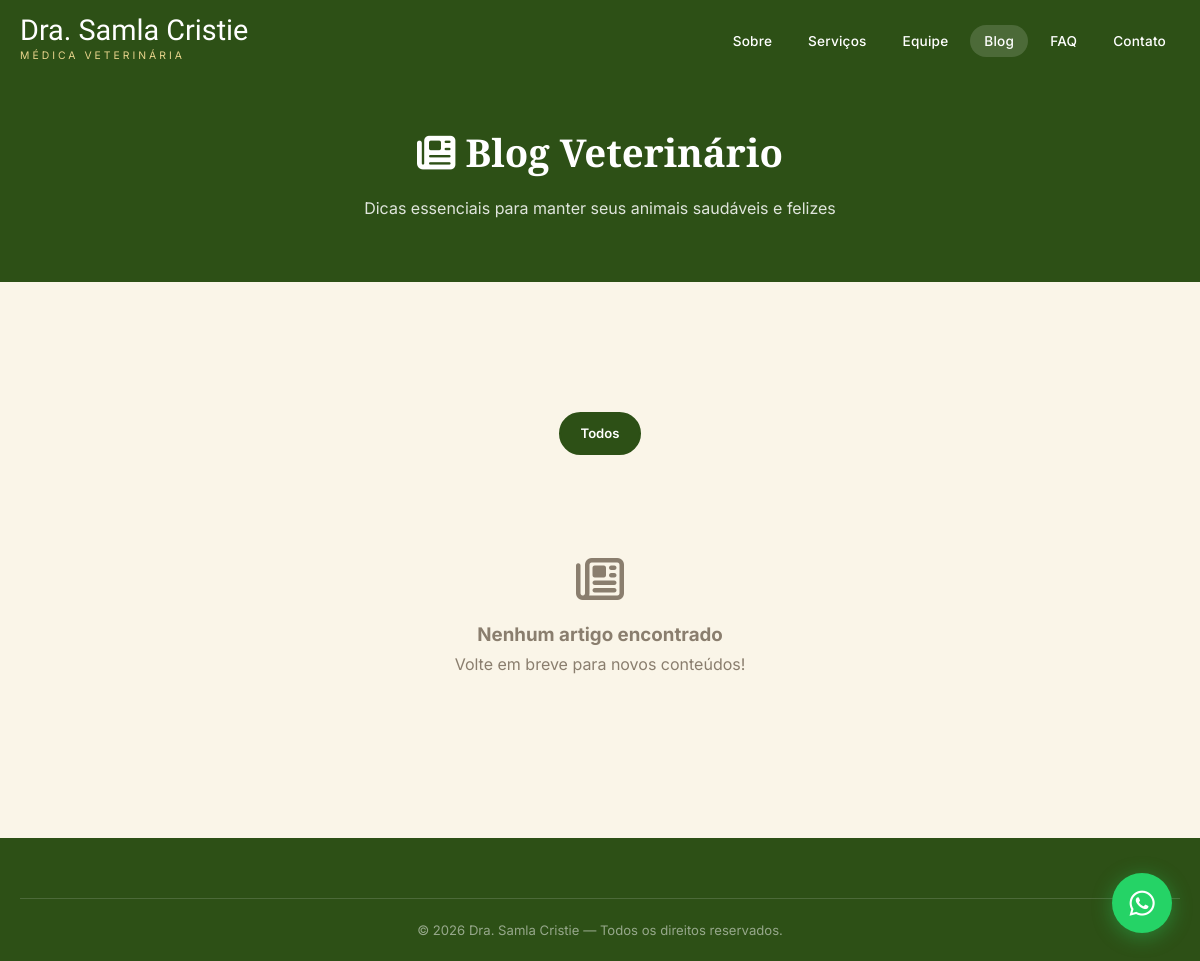
The page /blog.php on the database as committed earlier.
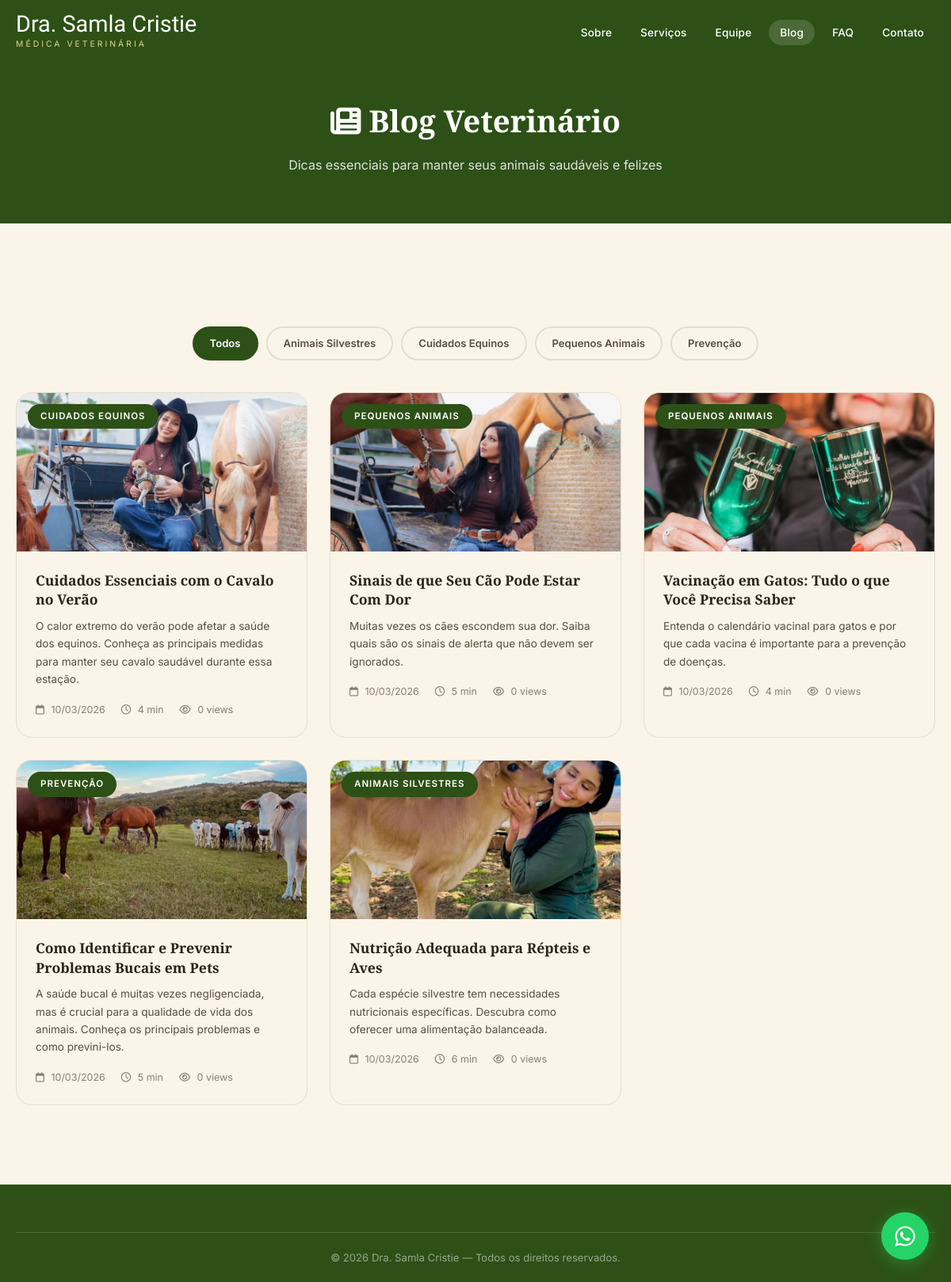
The same page on the database as committed later.
### tables this page shows
CREATE TABLE IF NOT EXISTS `articles` (
    `id` INT AUTO_INCREMENT PRIMARY KEY,
    `title` VARCHAR(300) NOT NULL,
    `slug` VARCHAR(300) NOT NULL UNIQUE,
    `excerpt` TEXT,
    `content` LONGTEXT,
    `image` VARCHAR(255),
    `category` VARCHAR(100),
    `author` VARCHAR(200) DEFAULT 'Dra. Samla Cristie',
    `read_time` VARCHAR(20) DEFAULT '5 min',
    `featured` TINYINT(1) DEFAULT 0,
    `active` TINYINT(1) DEFAULT 1,
    `views` INT DEFAULT 0,
    `created_at` TIMESTAMP DEFAULT CURRENT_TIMESTAMP,
    `updated_at` TIMESTAMP DEFAULT CURRENT_TIMESTAMP ON UPDATE CURRENT_TIMESTAMP
);

### config.php (called while the page is built, shortened)
<?php
function getDB($returnError = false) {
    static $pdo = null;
    if ($pdo === null) {
        try {
            $dsn = 'mysql:host=' . DB_HOST . ';dbname=' . DB_NAME . ';charset=' . DB_CHARSET;
            $pdo = new PDO($dsn, DB_USER, DB_PASS, [
                PDO::ATTR_ERRMODE => PDO::ERRMODE_EXCEPTION,
                PDO::ATTR_DEFAULT_FETCH_MODE => PDO::FETCH_ASSOC,
                PDO::ATTR_EMULATE_PREPARES => false,
            ]);
        } catch (PDOException $e) {
            if ($returnError) {
                return ['error' => $e->getMessage()];
            }
            die('Erro na conexão com o banco de dados: ' . $e->getMessage());
        }
    }
    return $pdo;
}
function e($str) {
    return htmlspecialchars($str ?? '', ENT_QUOTES, 'UTF-8');
}
function getAllSettings() {
    try {
        $db = getDB();
        $stmt = $db->query('SELECT setting_key, setting_value FROM settings');
        $settings = [];
        return $settings;
    } catch (Exception $e) {
        return [];
    }
}

### blog.php (the view, shortened to what this page needs)
<?php
require_once __DIR__ . '/config.php';
$db = getDB();
$s = getAllSettings();
$wa = $s['whatsapp_number'] ?? '5562994793553';
$waLink = "https://wa.me/{$wa}?text=" . urlencode("Olá Samy vim do site pode me ajudar?");
$category = $_GET['cat'] ?? '';
$page = max(1, intval($_GET['page'] ?? 1));
$perPage = 6;
$offset = ($page - 1) * $perPage;
$where = 'WHERE active = 1';
$params = [];
$stmt = $db->prepare("SELECT * FROM articles {$where} ORDER BY created_at DESC LIMIT {$perPage} OFFSET {$offset}");
$stmt->execute($params);
$articles = $stmt->fetchAll();
$cats = $db->query("SELECT DISTINCT category FROM articles WHERE active = 1 ORDER BY category")->fetchAll(PDO::FETCH_COLUMN);
?>
<!DOCTYPE html>
<html lang="pt-BR">
<head>
    <link rel="stylesheet" href="https://cdnjs.cloudflare.com/ajax/libs/font-awesome/6.5.1/css/all.min.css">
    <link rel="stylesheet" href="styles.css">
</head>
<body>
    <nav class="navbar scrolled" id="navbar">
        <div class="nav-container">
            <a href="index.php" class="nav-logo">
                <span class="logo-text"><?= e($s['hero_title'] ?? 'Dra. Samla Cristie') ?></span>
                <span class="logo-sub">Médica Veterinária</span>
            </a>
            <ul class="nav-links" id="navLinks">
                <li><a href="index.php#sobre">Sobre</a></li>
                <li><a href="index.php#servicos">Serviços</a></li>
                <li><a href="index.php#equipe">Equipe</a></li>
                <li><a href="blog.php" style="background:rgba(255,255,255,0.15)">Blog</a></li>
                <li><a href="index.php#faq">FAQ</a></li>
                <li><a href="index.php#contato">Contato</a></li>
            </ul>
        </div>
    </nav>
    <div class="blog-page-header">
        <div class="container">
            <h1><i class="fas fa-newspaper"></i> Blog Veterinário</h1>
            <p>Dicas essenciais para manter seus animais saudáveis e felizes</p>
        </div>
    </div>
    <section class="section" style="background: var(--cream-soft);">
        <div class="container">
            <div class="blog-filters">
                <a href="blog.php" class="<?= !$category ? 'active' : '' ?>">Todos</a>
                <?php foreach ($cats as $cat): ?>
                <a href="blog.php?cat=<?= urlencode($cat) ?>" class="<?= $category === $cat ? 'active' : '' ?>"><?= e($cat) ?></a>
                <?php endforeach; ?>
            </div>
            <?php if (empty($articles)): ?>
            <div class="blog-empty">
                <i class="far fa-newspaper"></i>
                <h3>Nenhum artigo encontrado</h3>
                <p>Volte em breve para novos conteúdos!</p>
            </div>
            <?php else: ?>
            <div class="blog-page-grid">
                <?php foreach ($articles as $art): ?>
                <div class="blog-card">
                    <a href="artigo.php?slug=<?= urlencode($art['slug']) ?>" class="blog-card-link">
                        <div class="blog-img">
                            <img src="<?= e($art['image']) ?>" alt="<?= e($art['title']) ?>" loading="lazy">
                            <span class="blog-category"><?= e($art['category']) ?></span>
                        </div>
                        <div class="blog-content">
                            <h3><?= e($art['title']) ?></h3>
                            <p><?= e($art['excerpt']) ?></p>
                            <div class="blog-meta">
                                <span><i class="far fa-calendar"></i> <?= date('d/m/Y', strtotime($art['created_at'])) ?></span>
                                <span><i class="far fa-clock"></i> <?= e($art['read_time']) ?></span>
                                <span><i class="far fa-eye"></i> <?= $art['views'] ?> views</span>
                            </div>
                        </div>
                    </a>
                </div>
                <?php endforeach; ?>
            </div>
            <?php endif; ?>
        </div>
    </section>
    <footer class="footer">
        <div class="container">
            <div class="footer-bottom"><p>&copy; <?= date('Y') ?> <?= e($s['hero_title'] ?? 'Dra. Samla Cristie') ?> — Todos os direitos reservados.</p></div>
        </div>
    </footer>
    <a href="<?= $waLink ?>" class="whatsapp-float" target="_blank" aria-label="WhatsApp"><i class="fab fa-whatsapp"></i><span class="whatsapp-tooltip">Fale conosco!</span></a>
</body>
</html>

### styles.css (style rules this page uses)
:root { --green-deep: #2d5016; --green-mid: #3d6b22; --green-light: #5a8a3c; --green-pale: #e8f0e2; --brown-dark: #5c3a1e; --brown-mid: #8B4513; --brown-warm: #a0522d; --brown-light: #c8956c; --cream: #FFF8DC; --cream-soft: #faf5e8; --gold: #c9a84c; --gold-light: #e8d48c; --white: #ffffff; --offwhite: #fdfcf8; --text-dark: #2c2416; --text-mid: #5a4e3e; --text-light: #8a7e6e; --border: #e5ddd0; --shadow-sm: 0 2px 8px rgba(44,36,22,0.08); --shadow-md: 0 4px 20px rgba(44,36,22,0.12); --shadow-lg: 0 8px 40px rgba(44,36,22,0.16); --shadow-xl: 0 16px 60px rgba(44,36,22,0.2); --radius-sm: 8px; --radius-md: 12px; --radius-lg: 20px; --radius-xl: 28px; --transition: all 0.3s cubic-bezier(0.4, 0, 0.2, 1); --font-display: 'Great Vibes', cursive; --font-heading: 'Playfair Display', serif; --font-body: 'Inter', sans-serif; }
*, *::before, *::after { margin: 0; padding: 0; box-sizing: border-box; }
html { scroll-behavior: smooth; font-size: 16px; }
body { font-family: var(--font-body); color: var(--text-dark); background: var(--offwhite); line-height: 1.7; overflow-x: hidden; -webkit-font-smoothing: antialiased; }
img { max-width: 100%; height: auto; display: block; }
a { text-decoration: none; color: inherit; transition: var(--transition); }
ul { list-style: none; }
.container { width: 100%; max-width: 1200px; margin: 0 auto; padding: 0 20px; }
.navbar { position: fixed; top: 0; left: 0; right: 0; z-index: 1000; background: transparent; transition: var(--transition); padding: 16px 0; }
.nav-container { max-width: 1200px; margin: 0 auto; padding: 0 20px; display: flex; align-items: center; justify-content: space-between; }
.nav-logo { display: flex; flex-direction: column; }
.logo-text { font-family: var(--font-display); font-size: 1.8rem; color: var(--white); line-height: 1; }
.logo-sub { font-family: var(--font-body); font-size: 0.65rem; color: var(--gold-light); text-transform: uppercase; letter-spacing: 3px; margin-top: 2px; }
.nav-links { display: flex; gap: 8px; }
.nav-links a { color: var(--white); font-size: 0.85rem; font-weight: 500; padding: 8px 14px; border-radius: 50px; position: relative; letter-spacing: 0.2px; }
.section { padding: 100px 0; }
.blog-card { background: var(--cream-soft); border-radius: var(--radius-lg); overflow: hidden; border: 1px solid var(--border); transition: var(--transition); }
.blog-img { position: relative; height: 200px; overflow: hidden; }
.blog-img img { width: 100%; height: 100%; object-fit: cover; transition: transform 0.5s ease; }
.blog-category { position: absolute; top: 14px; left: 14px; background: var(--green-deep); color: var(--white); padding: 6px 16px; border-radius: 50px; font-size: 0.72rem; font-weight: 600; text-transform: uppercase; letter-spacing: 1px; }
.blog-content { padding: 24px; }
.blog-content h3 { font-family: var(--font-heading); font-size: 1.1rem; color: var(--text-dark); margin-bottom: 10px; line-height: 1.4; }
.blog-content p { color: var(--text-mid); font-size: 0.85rem; line-height: 1.65; margin-bottom: 16px; }
.blog-meta { display: flex; gap: 20px; font-size: 0.78rem; color: var(--text-light); }
.blog-meta i { margin-right: 5px; }
.footer { background: var(--green-deep); color: var(--white); padding: 60px 0 0; }
.footer-bottom { border-top: 1px solid rgba(255,255,255,0.15); padding: 20px 0; text-align: center; }
.footer-bottom p { color: rgba(255,255,255,0.5); font-size: 0.82rem; }
.whatsapp-float { position: fixed; bottom: 28px; right: 28px; width: 60px; height: 60px; background: #25D366; color: white; border-radius: 50%; display: flex; align-items: center; justify-content: center; font-size: 1.8rem; box-shadow: 0 4px 20px rgba(37, 211, 102, 0.4); z-index: 999; transition: var(--transition); animation: whatsapp-pulse 2s infinite; }
.blog-card-link { display: block; color: inherit; text-decoration: none; }

Rows that differ between the two databases and show on the page:
added articles: image (picture), category "CUIDADOS EQUINOS", title "Cuidados Essenciais com o Cavalo no Verão", excerpt "O calor extremo do verão pode afetar a saúde dos equinos. Conheça as principais medidas para manter seu cavalo saudável durante essa estação.", created_at "10/03/2026", read_time "4 min", views "0"
added articles: image (picture), category "PEQUENOS ANIMAIS", title "Sinais de que Seu Cão Pode Estar Com Dor", excerpt "Muitas vezes os cães escondem sua dor. Saiba quais são os sinais de alerta que não devem ser ignorados.", created_at "10/03/2026", read_time "5 min", views "0"
added articles: image (picture), category "PEQUENOS ANIMAIS", title "Vacinação em Gatos: Tudo o que Você Precisa Saber", excerpt "Entenda o calendário vacinal para gatos e por que cada vacina é importante para a prevenção de doenças.", created_at "10/03/2026", read_time "4 min", views "0"
added articles: image (picture), category "PREVENÇÃO", title "Como Identificar e Prevenir Problemas Bucais em Pets", excerpt "A saúde bucal é muitas vezes negligenciada, mas é crucial para a qualidade de vida dos animais. Conheça os principais problemas e como previni-los.", created_at "10/03/2026", read_time "5 min", views "0"
added articles: image (picture), category "ANIMAIS SILVESTRES", title "Nutrição Adequada para Répteis e Aves", excerpt "Cada espécie silvestre tem necessidades nutricionais específicas. Descubra como oferecer uma alimentação balanceada.", created_at "10/03/2026", read_time "6 min", views "0"
Other text that changed with them:
new list line: "Animais Silvestres"
new list line: "Cuidados Equinos"
new list line: "Pequenos Animais"
new list line: "Prevenção"
text no longer shown: "Nenhum artigo encontrado Volte em breve para novos conteúdos!"
